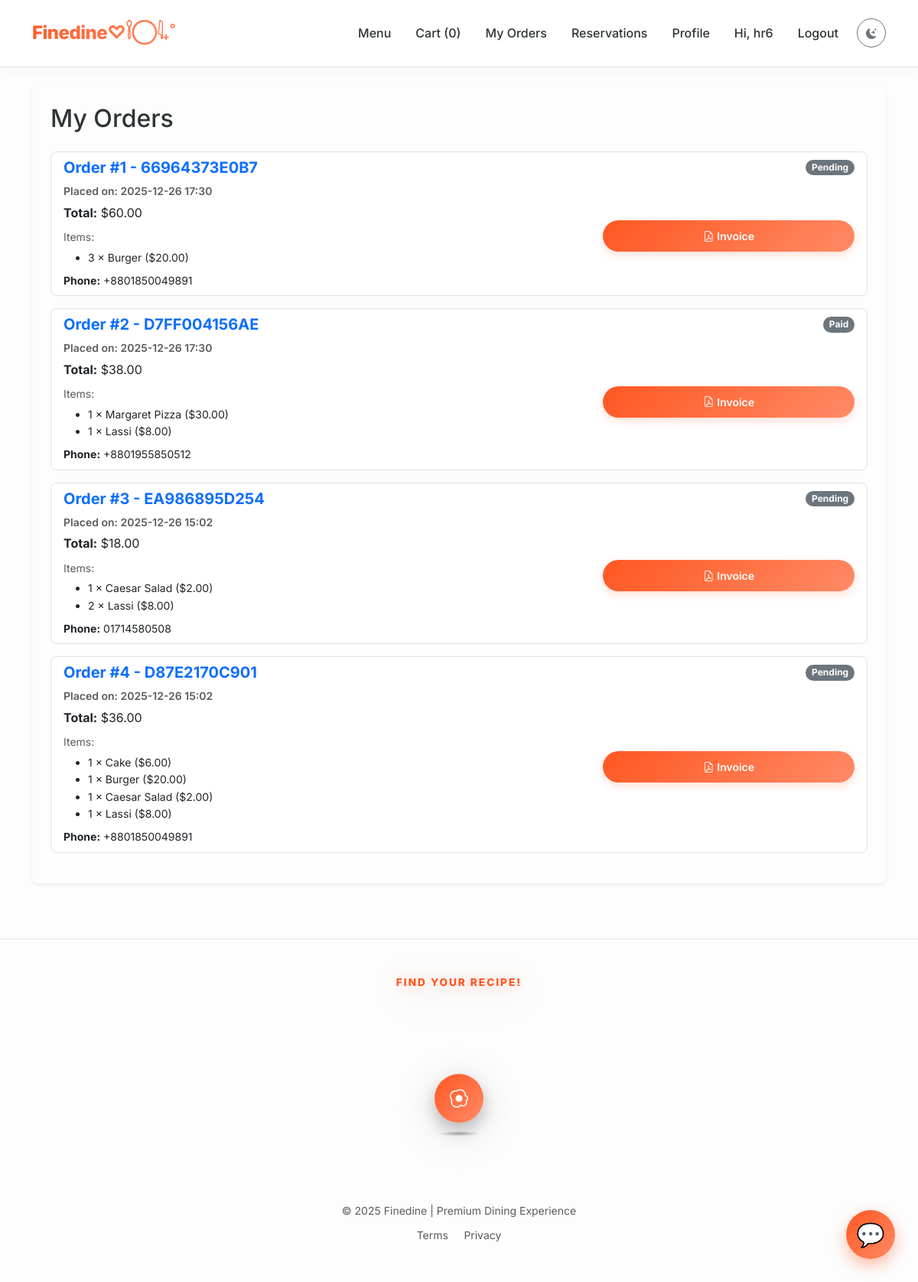
Before: /user/my-orders (signed in) with the older database file.
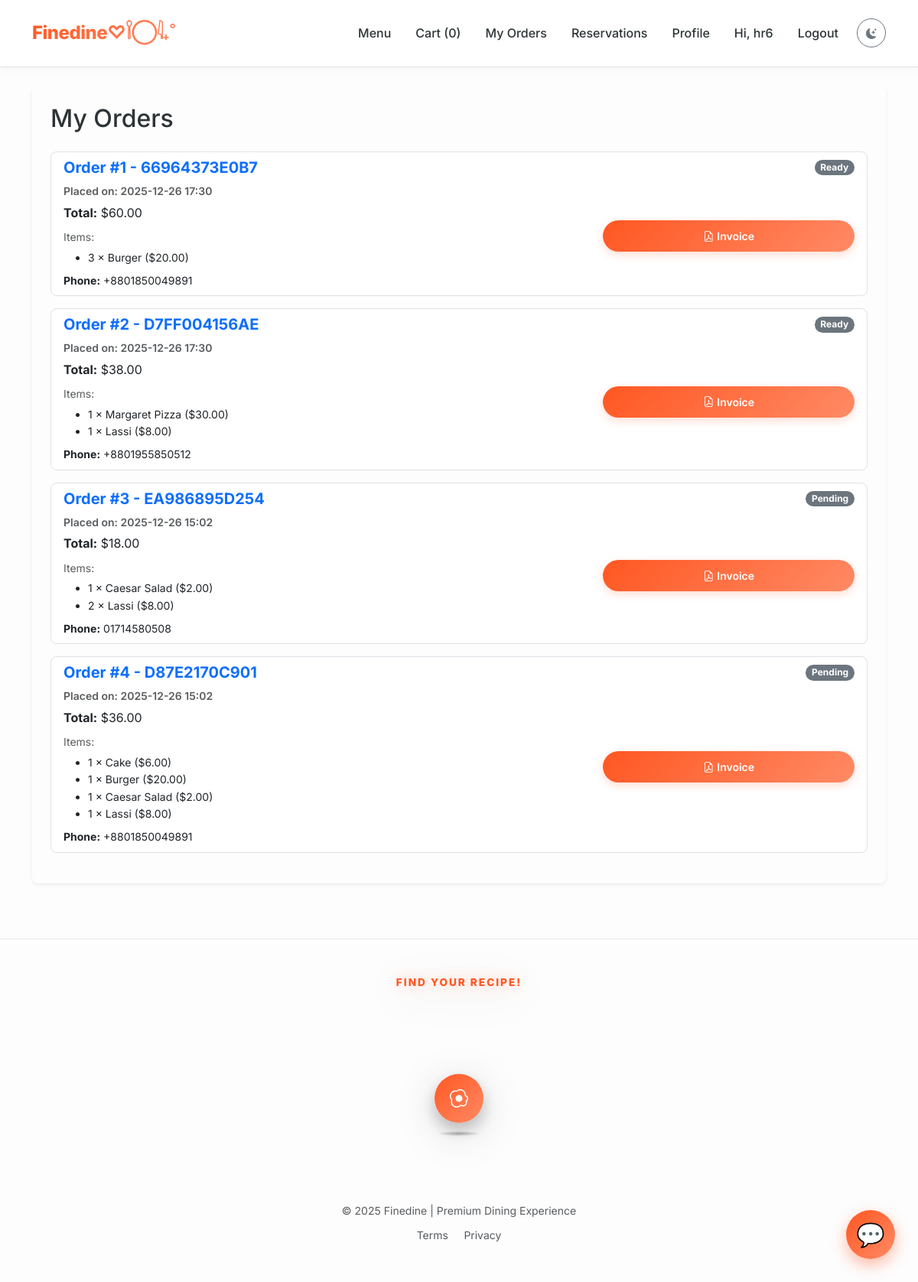
After: the same page with the newer database file.
### models/models.py (models this page shows)
class Order(db.Model):
    __tablename__ = 'orders'
    id = db.Column(db.Integer, primary_key=True)
    unique_order_number = db.Column(db.String(12), unique=True, nullable=False, default=lambda: str(uuid.uuid4().hex[:12]).upper())
    user_id = db.Column(db.Integer, db.ForeignKey('user.id'), nullable=False)
    items = db.Column(db.Text, nullable=False)  # JSON string of items
    total = db.Column(db.Float, nullable=False)
    status = db.Column(db.String(50), default='Placed')
    payment_status = db.Column(db.String(20), default='pending')
    payment_method = db.Column(db.String(20), nullable=True)
    discount = db.Column(db.Float, default=0.0)
    order_type = db.Column(db.Enum('dine_in', 'takeaway', name='order_type'), default='dine_in')
    phone = db.Column(db.String(50), nullable=False)
    address_district = db.Column(db.String(100), nullable=False)
    address_city = db.Column(db.String(100), nullable=False)
    address_street = db.Column(db.String(255), nullable=False)
    created_at = db.Column(db.DateTime, default=get_dhaka_time)
    items_parsed = db.Column(db.PickleType)

### routes/user.py (the view)
@user_bp.route('/my-orders')
def orders():
    if 'user_id' not in session:
        return redirect(url_for('auth.login'))
    user = User.query.get(session['user_id'])
    my_orders = Order.query.filter_by(user_id=user.id).order_by(Order.created_at.desc()).all()
    for o in my_orders:
        try:
             o.items_parsed = json.loads(o.items)
        except:
             o.items_parsed = []
    return render_template('orders.html', orders=my_orders)

### app.py (called while the page is built)
@app.before_request
def refresh_user_session():
    if 'user_id' in session:
        user = User.query.get(session['user_id'])
        if user:
            session['role'] = user.role
            session['is_admin'] = (user.role == 'admin')
            session['username'] = user.username
        else:
            session.clear()

@app.context_processor
def inject_global_data():
    cart = session.get('cart', {})
    count = sum(cart.values()) if isinstance(cart, dict) else 0
    @cache.cached(timeout=300, key_prefix='best_rated_item_context')
    def get_best_rated_item():
        all_items = MenuItem.query.options(db.joinedload(MenuItem.ratings)).all()
        best_item = None
        max_avg = 0
        for it in all_items:
            ratings = it.ratings
            if not ratings:
                avg = 0
            else:
                avg = round(sum(r.score for r in ratings) / len(ratings), 1)
            if avg > max_avg:
                max_avg = avg
                best_item = it
        return best_item
    return dict(cart_count=count, best_rated_item=get_best_rated_item())

### templates/orders.html (shortened to what this page needs)
{% extends 'base.html' %}
{% block content %}
<div class="light-mode-card p-4 rounded-3 shadow-sm mb-5 animate-on-scroll">
  <h2 class="mb-4">My Orders</h2>
  <div class="list-group">
    {% for o in orders %}
    <div class="list-group-item list-group-item-action mb-3 rounded-3 border">
      <div class="d-flex w-100 justify-content-between align-items-center mb-2">
        <h5 class="mb-0 fw-bold text-primary">
          Order #{{ loop.index }} - {{ o.unique_order_number }}
        </h5>
        <span class="badge bg-secondary rounded-pill">{{ o.status }}</span>
      </div>
      <div class="row">
        <div class="col-md-8">
          <p class="mb-1 fw-semibold text-muted small">
            Placed on: {{ o.created_at.strftime('%Y-%m-%d %H:%M') }}
          </p>
          <p class="mb-2"><strong>Total:</strong> ${{ '%.2f'|format(o.total) }}</p>
          <small class="text-muted d-block mb-1">Items:</small>
          <ul class="small mb-2">
            {% for it in o.items_parsed %}
            <li>{{ it['qty'] }} × {{ it['name'] }} (${{ '%.2f'|format(it['price']) }})</li>
            {% endfor %}
          </ul>
          <p class="small mb-0"><strong>Phone:</strong> {{ o.phone }}</p>
        </div>
        <div class="col-md-4 text-md-end mt-3 mt-md-0 d-flex flex-column justify-content-center">
          <a href="{{ url_for('orders.download_invoice', order_id=o.id) }}" target="_blank"
            class="btn btn-sm btn-primary">
            <i class="bi bi-file-earmark-pdf me-1"></i>Invoice
          </a>
        </div>
      </div>
    </div>
    {% else %}
    <div class="alert alert-light border-0 py-4 text-center">
      <i class="bi bi-bag-x display-4 d-block mb-3 text-muted"></i>
      You have no orders yet.
    </div>
    {% endfor %}
  </div>
</div>
{% endblock %}

Changed rows visible on the page:
changed Order (number 1 of 4 on the later page): status "Pending" → "Ready"
changed Order "D7FF004156AE": status "Paid" → "Ready"
